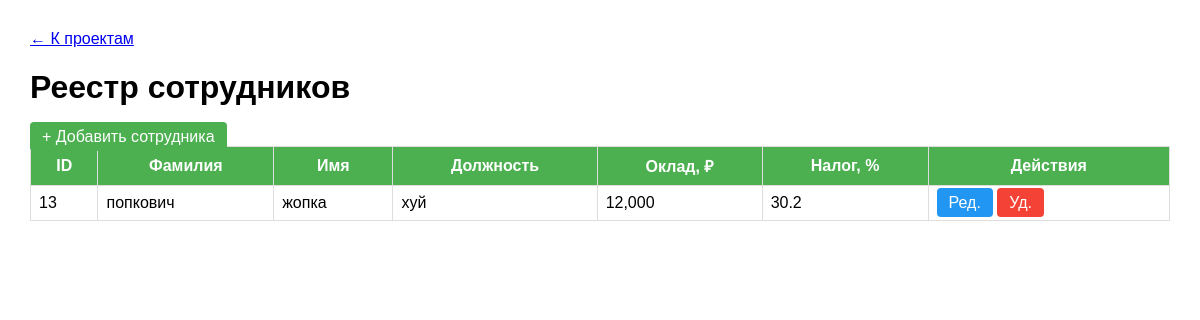
Page /employees.php?workspace_id=13 (signed in) on the committed database.
### tables this page shows
CREATE TABLE employees (
    id INTEGER PRIMARY KEY AUTOINCREMENT,
    last_name TEXT NOT NULL,
    first_name TEXT NOT NULL,
    middle_name TEXT,
    position TEXT NOT NULL,
    salary REAL NOT NULL,
    tax_rate REAL NOT NULL DEFAULT 30.2,
    created_at DATETIME DEFAULT CURRENT_TIMESTAMP
, workspace_id INTEGER DEFAULT 1);

### auth.php (called while the page is built, shortened)
<?php
require_once 'config.php';
function hasRole($requiredRoles) {
    global $db;
    $user_id = $_COOKIE['user_id'] ?? null;
    if (!is_array($requiredRoles)) {
        $requiredRoles = [$requiredRoles];
    }
    $stmt = $db->prepare("
        SELECT r.name
        FROM roles r
        JOIN user_roles ur ON r.id = ur.role_id
        WHERE ur.user_id = ?
    ");
    $stmt->execute([$user_id]);
    $userRoles = $stmt->fetchAll(PDO::FETCH_COLUMN);
    return false;
}
function hasPermission($permission) {
    global $db;
    $user_id = $_COOKIE['user_id'] ?? null;
    if (hasRole('Глобальный администратор')) return true;
    $stmt = $db->prepare("SELECT value FROM user_permissions WHERE user_id = ? AND permission = ?");
    $stmt->execute([$user_id, $permission]);
    $result = $stmt->fetchColumn();
    return $result !== false ? (bool)$result : true;
}
?>

### employees.php (the view, shortened to what this page needs)
<?php
require_once 'config.php';
require_once 'auth.php';
$workspace_id = isset($_GET['workspace_id']) ? (int)$_GET['workspace_id'] : 0;
$stmt = $db->prepare("SELECT * FROM employees WHERE workspace_id = ? ORDER BY last_name");
$stmt->execute([$workspace_id]);
$employees = $stmt->fetchAll();
?>
<!DOCTYPE html>
<html lang="ru">
<head>
</head>
<body>
    <a href="projects.php?workspace_id=<?= $workspace_id ?>">← К проектам</a>
    <h1>Реестр сотрудников</h1>
    <?php if (hasPermission('manage_employees')): ?>
    <a href="employee_edit.php?workspace_id=<?= $workspace_id ?>" class="btn btn-add">+ Добавить сотрудника</a>
    <?php endif; ?>
    <table>
        <tr>
            <th>ID</th>
            <th>Фамилия</th>
            <th>Имя</th>
            <th>Должность</th>
            <th>Оклад, ₽</th>
            <th>Налог, %</th>
            <th>Действия</th>
        </tr>
        <?php foreach ($employees as $e): ?>
        <tr>
            <td><?= $e['id'] ?></td>
            <td><?= htmlspecialchars($e['last_name']) ?></td>
            <td><?= htmlspecialchars($e['first_name']) ?></td>
            <td><?= htmlspecialchars($e['position']) ?></td>
            <td><?= number_format($e['salary'], 0) ?></td>
            <td><?= $e['tax_rate'] ?></td>
            <td>
                <a href="employee_edit.php?id=<?= $e['id'] ?>&workspace_id=<?= $workspace_id ?>" class="btn" style="background:#2196F3">Ред.</a>
                <a href="?delete=<?= $e['id'] ?>&workspace_id=<?= $workspace_id ?>" class="btn" style="background:#f44336" onclick="return confirm('Удалить?')">Уд.</a>
            </td>
        </tr>
        <?php endforeach; ?>
    </table>
</body>
</html>

### employees.php (style rules this page uses)
body { font-family: Arial, sans-serif; margin: 30px; }
table { border-collapse: collapse; width: 100%; }
th, td { border: 1px solid #ddd; padding: 8px; }
th { background: #4CAF50; color: white; }
.btn { padding: 6px 12px; color: white; text-decoration: none; border-radius: 4px; }
.btn-add { background: #4CAF50; }

### rows in the picture
employees: id "13", last_name "попкович", first_name "жопка", position "хуй", salary "12,000", tax_rate "30.2"
